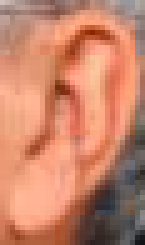
#> input picture testSet/005/0106.png, 29 x 49 px (shown 5 times larger)
$ python -i extractor.py   (imports and definitions only)
#> lines starting #> are read from the running program, lines starting #| are printed output that depends on the picture
#> further down, picture is the input picture: shape (49, 29, 3); mean B, G, R 105.6, 131.4, 198.6
import cv2, sys
from skimage import feature
import numpy as np

class LBP:
	def __init__(self, num_points=8, radius=2, eps=1e-6, resize=100):
		self.num_points = num_points * radius
		self.radius = radius
		self.eps = eps
		self.resize=resize

	def extract(self, img):
		img = cv2.cvtColor(img, cv2.COLOR_BGR2GRAY)
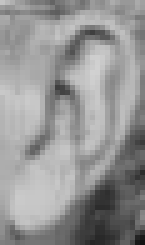
#> img: shape (49, 29) (shown 5 times larger); min 18, max 209, mean 148.5
		img = cv2.resize(img, (self.resize, self.resize))
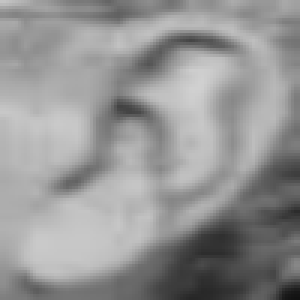
#> img: shape (100, 100) (shown 3 times larger); min 18, max 208, mean 148.4

		lbp = feature.local_binary_pattern(img, self.num_points, self.radius, method="uniform")
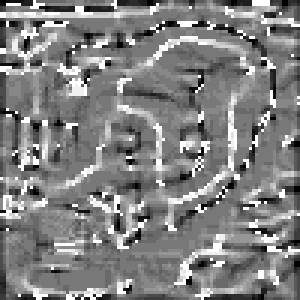
#> lbp: shape (100, 100) float64 (shown 3 times larger); min 0, max 17, mean 8.61; drawn with min black and max white

		n_bins = int(lbp.max() + 1)
#> n_bins = 18
		hist, _ = np.histogram(lbp, density=True, bins=n_bins, range=(0, n_bins))
#> hist = 18 values, max 0.266 at index 8, min 0.0085 at index 15, mean 0.0556

		# normalize the histogram
		hist = hist.astype("float")
		eps = 1e+7
		hist /= (hist.sum() + eps)
#> hist = 18 values, max 2.66e-08 at index 8, min 8.5e-10 at index 15, mean 5.56e-09

		return hist

# [6 lines not run here, left out]

>>> import cv2
>>> picture = cv2.imread('../../testSet/005/0106.png')
>>> result = LBP().extract(picture)
#> result has the same summary as hist in extract
